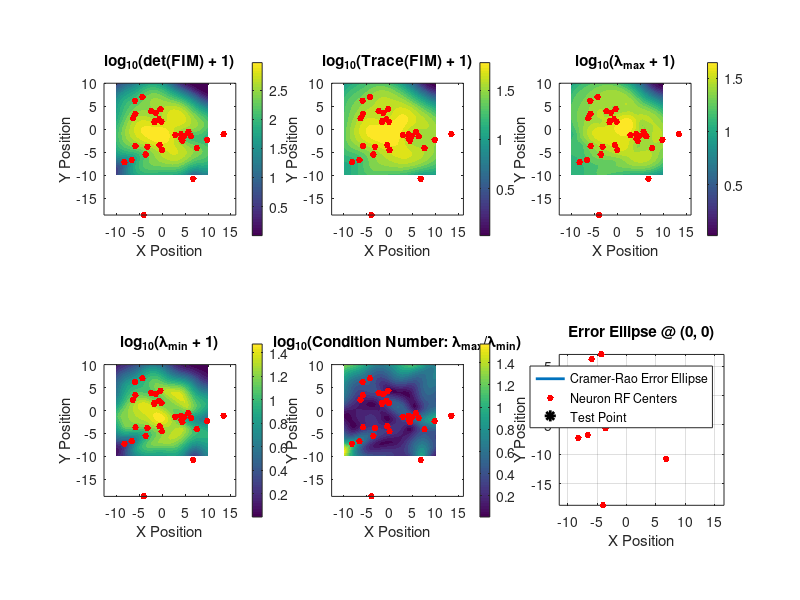

This chart was generated by the following MATLAB code:
%% Fisher Information Matrix: Multidimensional Stimulus (2D Position Encoding)
% This example demonstrates how to calculate the Fisher Information Matrix
% for multidimensional stimuli, using 2D position encoding as an example
% Shows spatial distribution of FIM and error ellipsoids
clear; clc; close all;

%% 1. Parameter Settings
N = 30;                    % Number of neurons
k = 2;                     % Stimulus dimensionality (x, y position)

% Stimulus grid
x_range = linspace(-10, 10, 40);
y_range = linspace(-10, 10, 40);
[X, Y] = meshgrid(x_range, y_range);

% Receptive field centers of neurons (randomly distributed)
rng(42);
RF_centers = randn(N, 2) * 5;  % N×2 matrix

%% 2. Define 2D Gaussian Tuning Curves
sigma_RF = 3;              % Receptive field width
max_firing = 50;

% Tuning curve: f_n(x, y)
tuning_func = @(x, y, n) max_firing * exp(-((x - RF_centers(n,1)).^2 + ...
                                              (y - RF_centers(n,2)).^2) / (2*sigma_RF^2));

% Partial derivative with respect to x
f_dx = @(x, y, n) tuning_func(x, y, n) .* (-(x - RF_centers(n,1)) / sigma_RF^2);

% Partial derivative with respect to y
f_dy = @(x, y, n) tuning_func(x, y, n) .* (-(y - RF_centers(n,2)) / sigma_RF^2);

%% 3. Construct Covariance Matrix (simplified as independent Poisson noise)
% Q = diag(f_1, f_2, ..., f_N)
% Use max to avoid division by zero
Q_inv = @(x, y) diag(1 ./ max(tuning_func(x, y, 1:N), 0.1));

%% 4. Calculate Fisher Information Matrix (2×2)
FIM_det = zeros(size(X));   % Determinant (measure of total information)
FIM_trace = zeros(size(X)); % Trace (average information)
FIM_eig_max = zeros(size(X));  % Maximum eigenvalue
FIM_eig_min = zeros(size(X));  % Minimum eigenvalue

for i = 1:size(X, 1)
    for j = 1:size(X, 2)
        x = X(i, j);
        y = Y(i, j);
        
        % Construct Jacobian matrix F'(s) [N×2]
        F_jacobian = zeros(N, k);
        for n = 1:N
            F_jacobian(n, 1) = f_dx(x, y, n);
            F_jacobian(n, 2) = f_dy(x, y, n);
        end
        
        % Fisher Information Matrix: F'^T * Q^(-1) * F'
        Q_inv_mat = Q_inv(x, y);
        FIM = F_jacobian' * Q_inv_mat * F_jacobian;  % 2×2 matrix
        
        % Extract features
        FIM_det(i, j) = det(FIM);           % Determinant
        FIM_trace(i, j) = trace(FIM);       % Trace
        
        % Eigenvalues
        eigs_FIM = eig(FIM);
        FIM_eig_max(i, j) = max(eigs_FIM);
        FIM_eig_min(i, j) = min(eigs_FIM);
    end
end

%% 5. Visualization
figure('Position', [100, 100, 1400, 800]);

% Subplot 1: FIM Determinant (total information)
subplot(2,3,1);
contourf(X, Y, log10(FIM_det + 1), 20, 'LineColor', 'none');
colorbar;
hold on;
plot(RF_centers(:,1), RF_centers(:,2), 'r.', 'MarkerSize', 15);
xlabel('X Position');
ylabel('Y Position');
title('log_{10}(det(FIM) + 1)');
axis equal tight;

% Subplot 2: FIM Trace
subplot(2,3,2);
contourf(X, Y, log10(FIM_trace + 1), 20, 'LineColor', 'none');
colorbar;
hold on;
plot(RF_centers(:,1), RF_centers(:,2), 'r.', 'MarkerSize', 15);
xlabel('X Position');
ylabel('Y Position');
title('log_{10}(Trace(FIM) + 1)');
axis equal tight;

% Subplot 3: Maximum Eigenvalue
subplot(2,3,3);
contourf(X, Y, log10(FIM_eig_max + 1), 20, 'LineColor', 'none');
colorbar;
hold on;
plot(RF_centers(:,1), RF_centers(:,2), 'r.', 'MarkerSize', 15);
xlabel('X Position');
ylabel('Y Position');
title('log_{10}(\lambda_{max} + 1)');
axis equal tight;

% Subplot 4: Minimum Eigenvalue
subplot(2,3,4);
contourf(X, Y, log10(FIM_eig_min + 1), 20, 'LineColor', 'none');
colorbar;
hold on;
plot(RF_centers(:,1), RF_centers(:,2), 'r.', 'MarkerSize', 15);
xlabel('X Position');
ylabel('Y Position');
title('log_{10}(\lambda_{min} + 1)');
axis equal tight;

% Subplot 5: Condition Number (anisotropy)
subplot(2,3,5);
condition_number = FIM_eig_max ./ (FIM_eig_min + 1e-10);
contourf(X, Y, log10(condition_number), 20, 'LineColor', 'none');
colorbar;
hold on;
plot(RF_centers(:,1), RF_centers(:,2), 'r.', 'MarkerSize', 15);
xlabel('X Position');
ylabel('Y Position');
title('log_{10}(Condition Number: \lambda_{max}/\lambda_{min})');
axis equal tight;

% Subplot 6: Error Ellipse Example at a Specific Point
subplot(2,3,6);
test_x = 0;
test_y = 0;

% Calculate FIM at this point
F_jac_test = zeros(N, k);
for n = 1:N
    F_jac_test(n, 1) = f_dx(test_x, test_y, n);
    F_jac_test(n, 2) = f_dy(test_x, test_y, n);
end
Q_inv_test = Q_inv(test_x, test_y);
FIM_test = F_jac_test' * Q_inv_test * F_jac_test;

% Cramér-Rao lower bound: error covariance matrix
Cov_CR = inv(FIM_test);

% Plot error ellipse
[V, D] = eig(Cov_CR);
theta = linspace(0, 2*pi, 100);
ellipse = [cos(theta); sin(theta)];
ellipse_transformed = V * sqrt(D) * ellipse;

plot(test_x + ellipse_transformed(1,:), test_y + ellipse_transformed(2,:), ...
    'LineWidth', 2);
hold on;
plot(RF_centers(:,1), RF_centers(:,2), 'r.', 'MarkerSize', 15);
plot(test_x, test_y, 'k*', 'MarkerSize', 15, 'LineWidth', 2);
xlabel('X Position');
ylabel('Y Position');
title(['Error Ellipse @ (', num2str(test_x), ', ', num2str(test_y), ')']);
legend('Cramer-Rao Error Ellipse', 'Neuron RF Centers', 'Test Point', 'Location', 'best');
axis equal;
grid on;

%% 6. Output Statistical Information
fprintf('=== Fisher Information Matrix Analysis ===\n');
fprintf('Number of neurons: %d\n', N);
fprintf('Stimulus dimensionality: %d\n', k);
fprintf('Average FIM determinant: %.2e\n', mean(FIM_det(:)));
fprintf('Average FIM trace: %.2e\n', mean(FIM_trace(:)));
fprintf('Average condition number: %.2f\n', mean(condition_number(:)));
fprintf('\nCramer-Rao lower bound at test point (%.1f, %.1f):\n', test_x, test_y);
fprintf('  sigma_x >= %.4f\n', sqrt(Cov_CR(1,1)));
fprintf('  sigma_y >= %.4f\n', sqrt(Cov_CR(2,2)));
fprintf('  Correlation coefficient: %.4f\n', Cov_CR(1,2) / sqrt(Cov_CR(1,1)*Cov_CR(2,2)));
